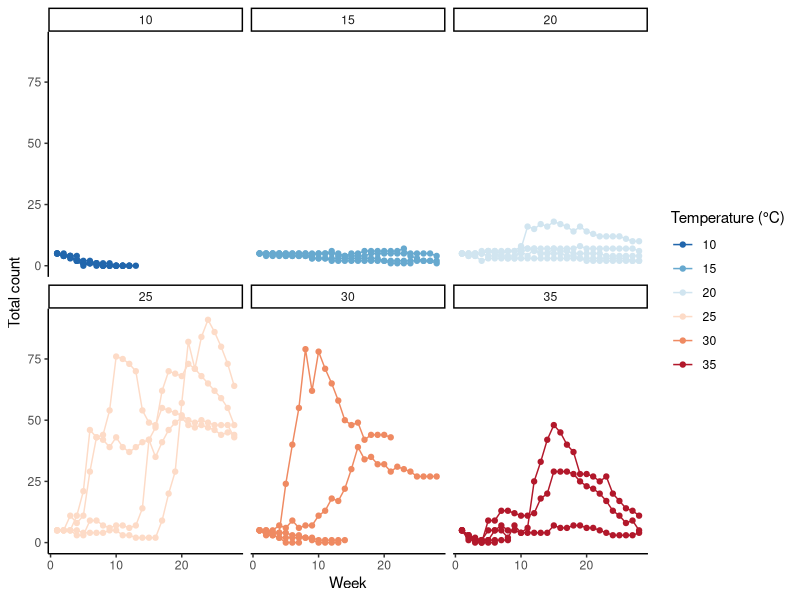
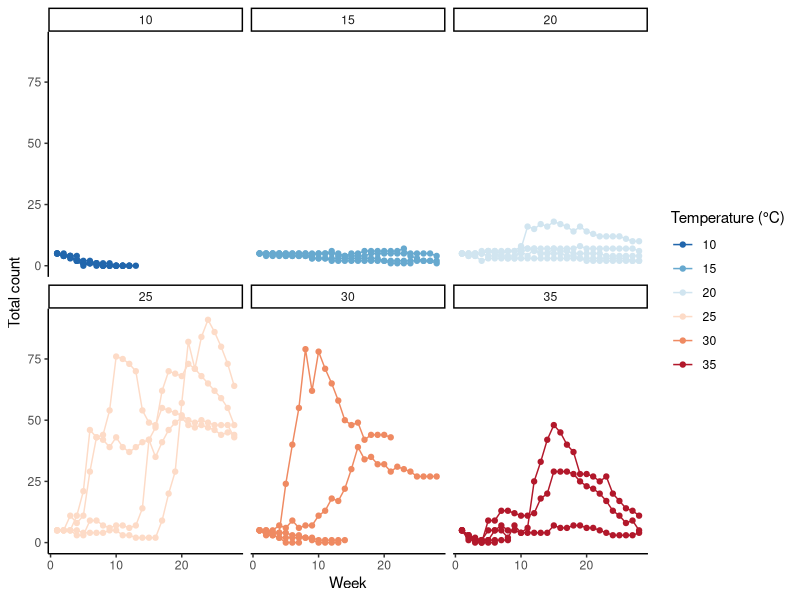

Write R code to recreate these figures, in order. (Note: this script raises an error after producing the figures.)
### Exploratory analyses for the Biology 306 flour beetle population growth project ####

# Packages needed:
library(stringr)
library(dplyr)
library(ggplot2)
library(RColorBrewer)

# Dataset needed:
beetle.full <- read.csv("beetle_data_FULL.csv", header = TRUE)

# Adding column for temperature
beetle.full$temperature <- sapply(str_split(beetle.full$code, "-"), function(x) tail(x, n = 1))

# Creating a new data frame for total count
beetle <- beetle.full %>%
  group_by(code, week, temperature) %>%
  summarise(total.count = sum(count))

# Calculating mean final density
beetle.max.week <- beetle %>%
  group_by(code) %>%
  filter(week == max(week)) %>%
  group_by(temperature) %>%
  summarise(mean.total.count = mean(total.count))

# Quick visualizations for each temperature

#X <- 35 # Swap out for different temperatures
#beetle.subset <- beetle %>%
#  filter(temperature == X)

palette <- rev(brewer.pal(n = 6, name = "RdBu"))

(gg.all <- ggplot(aes(x = week, y = total.count, color = temperature, group = code), 
                  data = beetle) +
  scale_color_manual(values = palette) +
  facet_wrap(~ temperature) +
  theme_classic() +
  geom_line() +
  geom_point() +
  labs(x = "Week", y = "Total count", color = "Temperature (°C)"))
ggsave("all_temps.png", plot = gg.all, width = 10, height = 5)
  



#### STOP!!! ####


# The following is a subset of code from Sean, to be tweaked and added in. 
# See original file for appropriate context (Lab_7_Analysis)



#-- Do nls() fits of logistic to time series data (mean_count vs. lab_week)
# Define logistic function (see https://eligurarie.github.io/EFB370/labs/lab6/Lab6_FittingLogisticCurves.html)
N.logistic <- function(x, N0, K, r0) K/(1 + ((K - N0)/N0)*exp(-r0*x))
#--Low temperature [fitted estimates are r0 = 1.33, K = 79.09]
fit_low <- nls(mean_count ~ N.logistic(lab_week, N0, K, r0), data = subset(pooled_average, pooled_average$treatment=='low'), 
               start = list(N0 = 5, K = 60, r0 = 1.5))
summary(fit_low)
#--Med temperature [fitted estimates are r0 = 1.63, K = 57.63]
fit_med <- nls(mean_count ~ N.logistic(lab_week, N0, K, r0), data = subset(pooled_average, pooled_average$treatment=='med'), 
               start = list(N0 = 5, K = 60, r0 = 1.5))
summary(fit_med)
#--High temperature [fitted estimates are r0 = 1.65, K = 35.94]
fit_high <- nls(mean_count ~ N.logistic(lab_week, N0, K, r0), data = subset(pooled_average, pooled_average$treatment=='high'), 
                start = list(N0 = 5, K = 60, r0 = 1.5))
summary(fit_high)

# Make loop to fit model and store parameters in a dataframe (https://stackoverflow.com/questions/71131348/extract-model-parameters-from-nls-model-for-loop)
library(tidyverse)
temp_treatment <- unique(pooled_average$treatment)

# define start to obtain the number and name of fit parameters
start <- list(N0 = 5, K = 60, r0 = 1.5)
# create empty data.frame to store IDs and parameters
params <- data.frame(matrix(nrow = length(temp_treatment), ncol = 1+length(start)))
names(params) <- c("temp_treatment",names(start))

#for loop to run through all the treatments
# (changed to 'seq_along()' to get consecutive 'i's
#  for easier indexing of the 'param'-data.frame)
for (i in seq_along(temp_treatment)){
  #Creating our dataframe for treatment "i"
  Individual_DFs <- pooled_average %>% filter (treatment %in% temp_treatment[i]) 
  
  #Fit model for treatment "i"
  nls.floop <- nls(mean_count ~ N.logistic(lab_week, N0, K, r0),
                   data = Individual_DFs, 
                   start = start)
  
  # store IDs
  params[i,1] <- temp_treatment[i]
  # store fit parameters
  params[i,2:ncol(params)] <- nls.floop$m$getPars()
}

#--Make a quick plot of averaged data, with fitted logistic models (https://stackoverflow.com/questions/46800516/how-to-plot-the-output-from-an-nls-model-fit-in-ggplot2)
plot(pooled_average$lab_week, pooled_average$mean_count,
     pch = 19,
     col = factor(pooled_average$treatment))
library(ggplot2)
ggplot(pooled_average, aes(x=lab_week, y=mean_count, color=treatment)) + 
  geom_point(size=3) + 
  geom_smooth(method = "nls", method.args = list(formula = y ~ K/(1 + ((K - N0)/N0)*exp(-r0*x)), start = start), 
              data = pooled_average,
              se = FALSE,
              aes(color = factor(treatment))) +
  theme_bw(base_size=12) +
  theme(panel.grid.major = element_blank(), panel.grid.minor = element_blank(), 
        axis.line = element_line(colour = "black"))

#--Make some Arrhenius plots
# First, calculate Boltzmann temperature
temp$invBT_eV <- 1/(0.00008617*(temp$temp_C + 273.15))
# Calculate mean 1/kT
library(plyr)
temp_means <- ddply(temp, .(treatment), summarize, invBT_eV_mean=mean(invBT_eV, na.rm=T))
# Add temp data to dataframe with fitted r and K
params$invBT_eV <- temp_means[match(params$temp_treatment,temp_means$treatment),"invBT_eV_mean"]

# Plot K vs. 1/kT
library(ggplot2)
library(scales)
ggplot(params, aes(x=invBT_eV, y=K, color=temp_treatment)) + 
  geom_smooth(method = "lm", se=FALSE, color="black") + 
  geom_point(size=3) + 
  xlab(expression(paste('Inverse temperature ', '<1/',italic('kT'),'>', ' (',  eV^{-1}, ')'))) +
  ylab(expression(paste('Carrying capacity ',italic('K'),' (ind)'))) +
  scale_y_continuous(trans="log", breaks = trans_breaks("log", function(x) exp(x), n=3), 
                     labels = trans_format("log", math_format(e^.x))) +
  theme_bw(base_size=12) +
  theme(panel.grid.major = element_blank(), panel.grid.minor = element_blank(), 
        axis.line = element_line(colour = "black"))
# Estimate E for K
K_Arrhenius <- lm(log(K) ~ invBT_eV, params)
summary(K_Arrhenius)
confint(K_Arrhenius)

# Plot r vs. 1/kT
ggplot(params, aes(x=invBT_eV, y=r0, color=temp_treatment)) + 
  geom_smooth(method = "lm", se=FALSE, color="black") + 
  geom_point(size=3) + 
  xlab(expression(paste('Inverse temperature ', '<1/',italic('kT'),'>', ' (',  eV^{-1}, ')'))) +
  ylab(expression(paste('Intrinsic rate of increase ',italic('r'),' (ind/ind/t)'))) +
  #ylab(expression("Intrinsic rate of increase, r")) +
  scale_y_continuous(trans="log", breaks = trans_breaks("log", function(x) exp(x), n=3), 
                     labels = trans_format("log", math_format(e^.x))) +
  theme_bw(base_size=12) +
  theme(panel.grid.major = element_blank(), panel.grid.minor = element_blank(), 
        axis.line = element_line(colour = "black"))
# Estimate E for K
r_Arrhenius <- lm(log(r0) ~ invBT_eV, params)
summary(r_Arrhenius)
confint(r_Arrhenius)


########################
# Fit each group's curve separately

### NOTE: having issues with convergence that I don't have time to solve now, see https://stackoverflow.com/questions/27547548/solving-error-message-step-halving-factor-reduced-below-minimum-in-nls-step-a

# Make loop to fit model and store parameters in a dataframe (https://stackoverflow.com/questions/71131348/extract-model-parameters-from-nls-model-for-loop)
library(tidyverse)
group <- unique(pooled_sum$section_group)

# define start to obtain the number and name of fit parameters
start <- list(N0 = 5, K = 60, r0 = 1.5)
# create empty data.frame to store IDs and parameters
params_group <- data.frame(matrix(nrow = length(group), ncol = 1+length(start)))
names(params_group) <- c("group",names(start))

#for loop to run through all the groups
# (changed to 'seq_along()' to get consecutive 'i's
#  for easier indexing of the 'param'-data.frame)
for (i in seq_along(group)){
  #Creating our dataframe for group "i"
  Individual_DFs2 <- pooled %>% filter (section_group %in% group[i]) 
  
  #Fit model for treatment "i"
  nls.floop <- nls(count ~ N.logistic(lab_week, N0, K, r0),
                   data = Individual_DFs2, 
                   start = start)
  
  # store IDs
  params_group[i,1] <- group[i]
  # store fit parameters
  params_group[i,2:ncol(params_group)] <- nls.floop$m$getPars()
}



